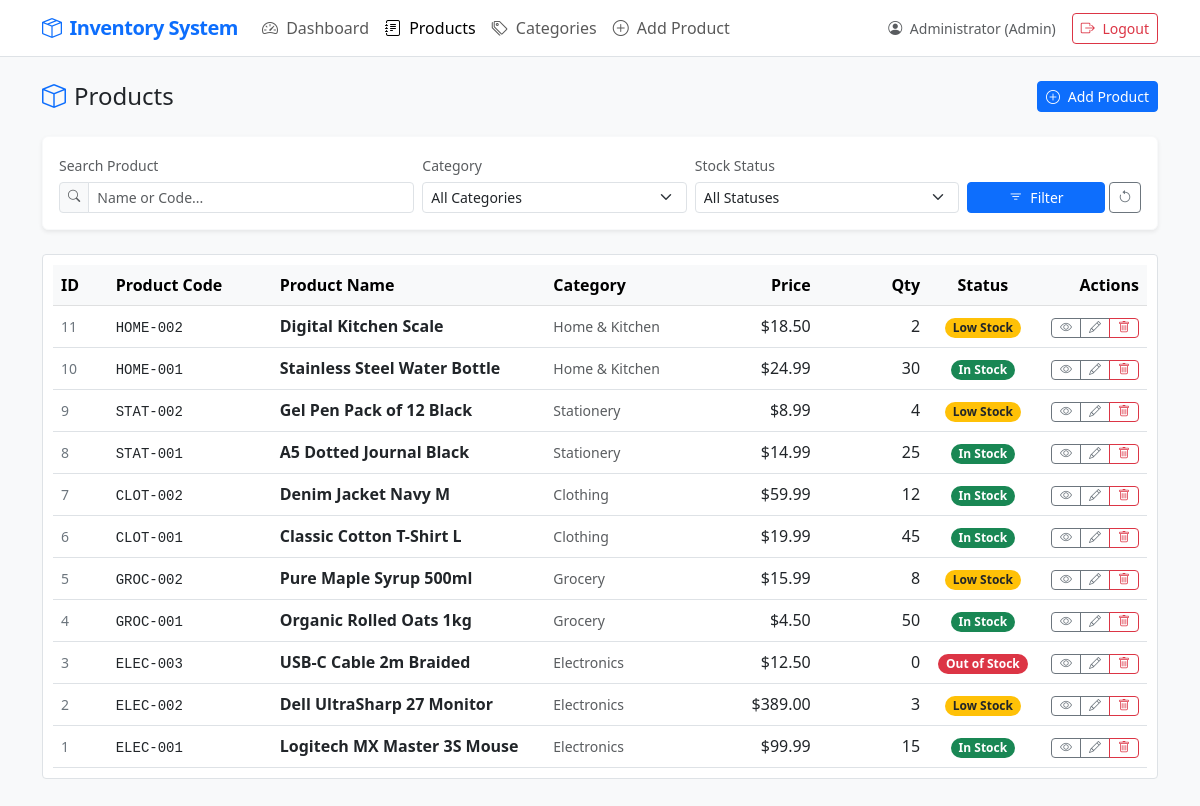
The page /products/index.php (signed in) on the database its author committed.
### tables this page shows
CREATE TABLE IF NOT EXISTS `products` (
  `id` INT AUTO_INCREMENT PRIMARY KEY,
  `product_code` VARCHAR(50) NOT NULL UNIQUE,
  `product_name` VARCHAR(150) NOT NULL,
  `category_id` INT NOT NULL,
  `description` TEXT NULL,
  `price` DECIMAL(10,2) NOT NULL,
  `quantity` INT NOT NULL,
  `minimum_stock` INT NOT NULL DEFAULT 10,
  `supplier` VARCHAR(100) NULL,
  `created_at` DATETIME DEFAULT CURRENT_TIMESTAMP,
  `updated_at` DATETIME DEFAULT CURRENT_TIMESTAMP ON UPDATE CURRENT_TIMESTAMP,
  CONSTRAINT `fk_products_categories`
    FOREIGN KEY (`category_id`) REFERENCES `categories` (`id`)
    ON DELETE RESTRICT ON UPDATE CASCADE
);

CREATE TABLE IF NOT EXISTS `categories` (
  `id` INT AUTO_INCREMENT PRIMARY KEY,
  `name` VARCHAR(100) NOT NULL UNIQUE,
  `description` TEXT NULL,
  `created_at` DATETIME DEFAULT CURRENT_TIMESTAMP,
  `updated_at` DATETIME DEFAULT CURRENT_TIMESTAMP ON UPDATE CURRENT_TIMESTAMP
);

### auth/auth_check.php (called while the page is built, shortened)
<?php
function generate_csrf_token() {
    return $_SESSION['csrf_token'];
}
function e($value) {
    return htmlspecialchars($value ?? '', ENT_QUOTES, 'UTF-8');
}
?>

### products/index.php (the view, shortened to what this page needs)
<?php
require_once '../config/database.php';
require_once '../auth/auth_check.php';
$search      = trim($_GET['search'] ?? '');
$sql = "SELECT p.*, c.name AS category_name
        FROM products p
        JOIN categories c ON p.category_id = c.id
        WHERE 1=1";
$params = [];
$sql .= " ORDER BY p.id DESC";
try {
    $stmt = $pdo->prepare($sql);
    $stmt->execute($params);
    $products = $stmt->fetchAll();
} catch (\PDOException $e) {
    error_log("Failed to retrieve products: " . $e->getMessage());
    $_SESSION['error'] = "Failed to load product listing.";
    $products = [];
}
function resolve_stock_badge($qty, $min) {
    if ($qty == 0) {
        return ['label' => 'Out of Stock', 'class' => 'bg-danger'];
    } elseif ($qty <= $min) {
        return ['label' => 'Low Stock', 'class' => 'bg-warning text-dark'];
    } else {
        return ['label' => 'In Stock', 'class' => 'bg-success'];
    }
}
$csrf_token = generate_csrf_token();
require_once '../includes/header.php';
require_once '../includes/navbar.php';
?>
<div class="d-flex justify-content-between align-items-center mb-4">
    <h2 class="h4 mb-0 text-dark font-weight-bold">
        <i class="bi bi-box me-2 text-primary"></i>Products
    </h2>
    <a href="/inventory-management-system/products/add.php" class="btn btn-sm btn-primary">
        <i class="bi bi-plus-circle me-1"></i> Add Product
    </a>
</div>
<div class="card mb-4 bg-white border border-light shadow-sm">
    <div class="card-body py-3">
        <form method="GET" action="index.php" class="row g-2 align-items-end">
            <div class="col-md-4">
                <label for="search" class="form-label small text-muted">Search Product</label>
                <div class="input-group input-group-sm">
                    <span class="input-group-text bg-light"><i class="bi bi-search small text-muted"></i></span>
                    <input type="text" class="form-control" id="search" name="search"
                           value="<?php echo e($search); ?>" placeholder="Name or Code...">
                </div>
            </div>
            <div class="col-md-3 col-sm-6">
                <label for="category_id" class="form-label small text-muted">Category</label>
                <select class="form-select form-select-sm" id="category_id" name="category_id">
                    <option value="0">All Categories</option>
                </select>
            </div>
            <div class="col-md-3 col-sm-6">
                <label for="status" class="form-label small text-muted">Stock Status</label>
                <select class="form-select form-select-sm" id="status" name="status">
                    <option value="">All Statuses</option>
                </select>
            </div>
            <div class="col-md-2 d-grid gap-2">
                <div class="d-flex gap-1">
                    <button type="submit" class="btn btn-sm btn-primary flex-grow-1">
                        <i class="bi bi-filter me-1"></i> Filter
                    </button>
                    <a href="index.php" class="btn btn-sm btn-outline-secondary" title="Reset Filters">
                        <i class="bi bi-arrow-counterclockwise"></i>
                    </a>
                </div>
            </div>
        </form>
    </div>
</div>
<div class="table-responsive">
    <table class="table table-hover align-middle mb-0">
        <thead class="table-light">
            <tr>
                <th style="width: 5%;">ID</th>
                <th style="width: 15%;">Product Code</th>
                <th style="width: 25%;">Product Name</th>
                <th style="width: 15%;">Category</th>
                <th style="width: 10%; text-align: right;">Price</th>
                <th style="width: 10%; text-align: right;">Qty</th>
                <th style="width: 10%; text-align: center;">Status</th>
                <th style="width: 10%; text-align: right;">Actions</th>
            </tr>
        </thead>
        <tbody>
            <?php if (empty($products)): ?>
                <tr>
                    <td colspan="8" class="text-center text-muted py-4">
                        <i class="bi bi-box me-1"></i> No matching products found.
                    </td>
                </tr>
            <?php else: ?>
                <?php foreach ($products as $prod):
                    $badge = resolve_stock_badge($prod['quantity'], $prod['minimum_stock']);
                ?>
                    <tr>
                        <td class="text-secondary small"><?php echo e($prod['id']); ?></td>
                        <td><code class="text-dark font-weight-bold"><?php echo e($prod['product_code']); ?></code></td>
                        <td><strong><?php echo e($prod['product_name']); ?></strong></td>
                        <td class="small text-muted"><?php echo e($prod['category_name']); ?></td>
                        <td style="text-align: right;">$<?php echo number_format($prod['price'], 2); ?></td>
                        <td style="text-align: right;"><?php echo e($prod['quantity']); ?></td>
                        <td style="text-align: center;">
                            <span class="badge <?php echo $badge['class']; ?> rounded-pill small px-2 py-1">
                                <?php echo $badge['label']; ?>
                            </span>
                        </td>
                        <td style="text-align: right;">
                            <div class="btn-group btn-group-xs" role="group">
                                <a href="/inventory-management-system/products/view.php?id=<?php echo $prod['id']; ?>"
                                   class="btn btn-sm btn-outline-secondary py-0 px-2" title="View Details" style="font-size: 0.75rem;">
                                    <i class="bi bi-eye"></i>
                                </a>
                                <a href="/inventory-management-system/products/edit.php?id=<?php echo $prod['id']; ?>"
                                   class="btn btn-sm btn-outline-secondary py-0 px-2" title="Edit" style="font-size: 0.75rem;">
                                    <i class="bi bi-pencil"></i>
                                </a>
                                <a href="/inventory-management-system/products/delete.php?id=<?php echo $prod['id']; ?>&csrf_token=<?php echo $csrf_token; ?>"
                                   class="btn btn-sm btn-outline-danger confirm-delete py-0 px-2"
                                   data-message="Are you sure you want to delete this product?"
                                   title="Delete" style="font-size: 0.75rem;">
                                    <i class="bi bi-trash"></i>
                                </a>
                            </div>
                        </td>
                    </tr>
                <?php endforeach; ?>
            <?php endif; ?>
        </tbody>
    </table>
</div>

### assets/css/style.css (style rules this page uses)
body { background-color: #f8f9fa; font-family: system-ui, -apple-system, "Segoe UI", Roboto, "Helvetica Neue", Arial, sans-serif; color: #212529; }
.table-responsive { background-color: #fff; border: 1px solid #dee2e6; border-radius: 4px; padding: 10px; }
.table th { font-weight: 600; background-color: #f8f9fa; }
.form-label { font-weight: 500; margin-bottom: 0.35rem; }

### rows shown on the page
products: id "11", product_code "HOME-002", product_name "Digital Kitchen Scale", category.name "Home & Kitchen", price "18.50", quantity "2", quantity+minimum_stock "Low Stock"
products: id "10", product_code "HOME-001", product_name "Stainless Steel Water Bottle", category.name "Home & Kitchen", price "24.99", quantity "30", quantity+minimum_stock "In Stock"
products: id "9", product_code "STAT-002", product_name "Gel Pen Pack of 12 Black", category.name "Stationery", price "8.99", quantity "4", quantity+minimum_stock "Low Stock"
products: id "8", product_code "STAT-001", product_name "A5 Dotted Journal Black", category.name "Stationery", price "14.99", quantity "25", quantity+minimum_stock "In Stock"
products: id "7", product_code "CLOT-002", product_name "Denim Jacket Navy M", category.name "Clothing", price "59.99", quantity "12", quantity+minimum_stock "In Stock"
products: id "6", product_code "CLOT-001", product_name "Classic Cotton T-Shirt L", category.name "Clothing", price "19.99", quantity "45", quantity+minimum_stock "In Stock"
products: id "5", product_code "GROC-002", product_name "Pure Maple Syrup 500ml", category.name "Grocery", price "15.99", quantity "8", quantity+minimum_stock "Low Stock"
products: id "4", product_code "GROC-001", product_name "Organic Rolled Oats 1kg", category.name "Grocery", price "4.50", quantity "50", quantity+minimum_stock "In Stock"
products: id "3", product_code "ELEC-003", product_name "USB-C Cable 2m Braided", category.name "Electronics", price "12.50", quantity "0", quantity+minimum_stock "Out of Stock"
products: id "2", product_code "ELEC-002", product_name "Dell UltraSharp 27 Monitor", category.name "Electronics", price "389.00", quantity "3", quantity+minimum_stock "Low Stock"
products: id "1", product_code "ELEC-001", product_name "Logitech MX Master 3S Mouse", category.name "Electronics", price "99.99", quantity "15", quantity+minimum_stock "In Stock"

### other values the page prints
$_SESSION['full_name'] "Administrator"
